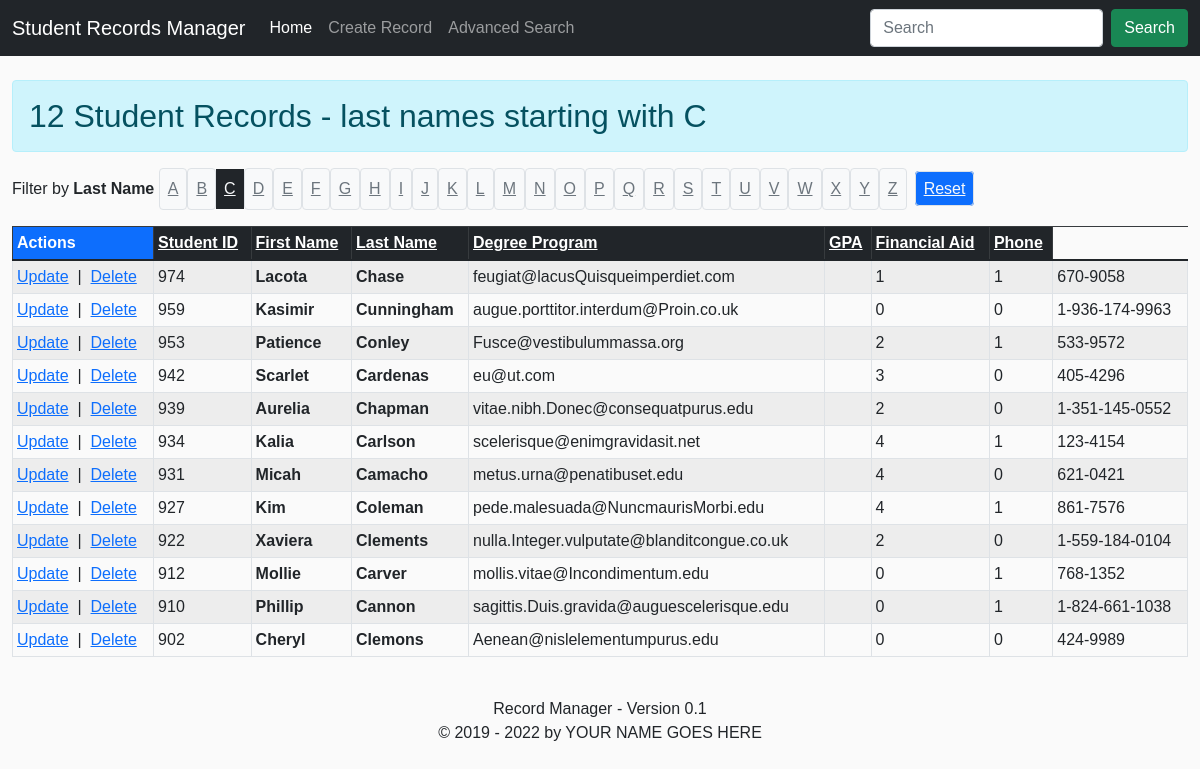
Screenshot of /Module-7/project-2-Zlitchufdux-master/display-records.php?filter=C with the database file from the repository.
### tables this page shows
CREATE TABLE `student_v2` (
  `id` mediumint(8) UNSIGNED NOT NULL,
  `student_id` mediumint(9) NOT NULL,
  `first_name` varchar(255) NOT NULL,
  `last_name` varchar(255) NOT NULL,
  `email` varchar(255) NOT NULL,
  `phone` varchar(100) NOT NULL,
  `degree_program` varchar(255) NOT NULL,
  `gpa` mediumint(9) NOT NULL,
  `financial_aid` mediumint(9) NOT NULL,
  `data_created` timestamp NOT NULL DEFAULT CURRENT_TIMESTAMP ON UPDATE CURRENT_TIMESTAMP
);

### Module-7/project-2-Zlitchufdux-master/inc/app/config.inc.php (called while the page is built, shortened)
<?php
$db_table = "student_v2";

### Module-7/project-2-Zlitchufdux-master/inc/functions/functions.inc.php (the view, shortened to what this page needs)
<?php
function display_letter_filters($filter)
{
    echo '<span class="d-inline-block mr-3">Filter by <strong>Last Name</strong></span> ';
    $letters = range('A', 'Z');
    for ($i = 0; $i < count($letters); $i++) {
        if ($filter == $letters[$i]) {
            $class = 'class="d-inline-block text-light font-weight-bold p-2 mr-3 bg-dark"';
        } else {
            $class = 'class="d-inline-block text-secondary p-2 mr-5 bg-light border rounded"';
        }
        echo "<u><a $class href='?filter=$letters[$i]' title='$letters[$i]'>$letters[$i]</a></u>";
    }
    echo '<a class="text-secondary p-2 mx-2 bg-primary text-light border rounded" href="?clearfilter" title="Reset Filter">Reset</a>&nbsp;&nbsp;';
}
function display_record_table($records)
{
    echo '<div class="table-responsive">';
    echo "<table class=\"table table-striped table-hover table-sm mt-3 table-bordered\">";
    echo '<thead class="table-dark"><tr><th class="bg-primary">Actions</th><th><a href="?sortby=student_id">Student ID</a></th><th><a href="?sortby=first_name">First Name</a></th><th><a href="?sortby=last_name">Last Name</a></th><th><a href="?sortby=degree_program">Degree Program</a></th><th><a href="?sortby=gpa">GPA</a></th><th><a href="?sortby=financial_aid">Financial Aid</a></th><th><a href="?sortby=phone">Phone</a></th></thead>';
    foreach ($records as $row) {
        echo '<tr>';
        echo "<td><a href=\"update-record.php?id={$row->id}\">Update</a>&nbsp;&nbsp;|&nbsp;&nbsp;<a href=\"delete-record.php?id={$row->id}\" onclick=\"return confirm('Are you sure?');\">Delete</a></td>";
        echo "<td>{$row->student_id}</td>";
        echo "<td><strong>{$row->first_name}</strong></td>";
        echo "<td><strong>{$row->last_name}</strong></td>";
        echo "<td>{$row->email}</td>";
        echo "<td>{$row->degree_program}</td>";
        echo "<td>{$row->gpa}</td>";
        echo "<td>{$row->financial_aid}</td>";
        echo "<td>{$row->phone}</td>";
        echo '</tr>';
    }
    echo '</table>';
    echo '</div>';
}
function echoActiveClassIfRequestMatches($requestUri)
{
    $current_file_name = basename($_SERVER["REQUEST_URI"], ".php");
    if ($current_file_name == $requestUri)
        echo 'active';
}

### Module-7/project-2-Zlitchufdux-master/css/style.css (style rules this page uses)
body { font-family: Arial, Helvetica, sans-serif; margin: 0; padding: 0; background: #fafafa; }
th a:link, th a:visited, th a:hover, th a:active { color: #ffffff; }

### rows the page displays
student_v2: student "974", first_name "Lacota", last_name "Chase", email "feugiat@lacusQuisqueimperdiet.com", gpa "1", financial_aid "1", phone "670-9058"
student_v2: student "959", first_name "Kasimir", last_name "Cunningham", email "augue.porttitor.interdum@Proin.co.uk", gpa "0", financial_aid "0", phone "1-936-174-9963"
student_v2: student "953", first_name "Patience", last_name "Conley", email "Fusce@vestibulummassa.org", gpa "2", financial_aid "1", phone "533-9572"
student_v2: student "942", first_name "Scarlet", last_name "Cardenas", email "eu@ut.com", gpa "3", financial_aid "0", phone "405-4296"
student_v2: student "939", first_name "Aurelia", last_name "Chapman", email "vitae.nibh.Donec@consequatpurus.edu", gpa "2", financial_aid "0", phone "1-351-145-0552"
student_v2: student "934", first_name "Kalia", last_name "Carlson", email "scelerisque@enimgravidasit.net", gpa "4", financial_aid "1", phone "123-4154"
student_v2: student "931", first_name "Micah", last_name "Camacho", email "metus.urna@penatibuset.edu", gpa "4", financial_aid "0", phone "621-0421"
student_v2: student "927", first_name "Kim", last_name "Coleman", email "pede.malesuada@NuncmaurisMorbi.edu", gpa "4", financial_aid "1", phone "861-7576"
student_v2: student "922", first_name "Xaviera", last_name "Clements", email "nulla.Integer.vulputate@blanditcongue.co.uk", gpa "2", financial_aid "0", phone "1-559-184-0104"
student_v2: student "912", first_name "Mollie", last_name "Carver", email "mollis.vitae@Incondimentum.edu", gpa "0", financial_aid "1", phone "768-1352"
student_v2: student "910", first_name "Phillip", last_name "Cannon", email "sagittis.Duis.gravida@auguescelerisque.edu", gpa "0", financial_aid "1", phone "1-824-661-1038"
student_v2: student "902", first_name "Cheryl", last_name "Clemons", email "Aenean@nislelementumpurus.edu", gpa "0", financial_aid "0", phone "424-9989"

### other values shown
$stmt->rowCount() "12"
$text "- last names starting with C"
$letters[$i] "A"
$letters[$i] "B"
$letters[$i] "C"
$letters[$i] "D"
$letters[$i] "E"
$letters[$i] "F"
$letters[$i] "G"
$letters[$i] "H"
$letters[$i] "I"
$letters[$i] "J"
$letters[$i] "K"
$letters[$i] "L"
$letters[$i] "M"
